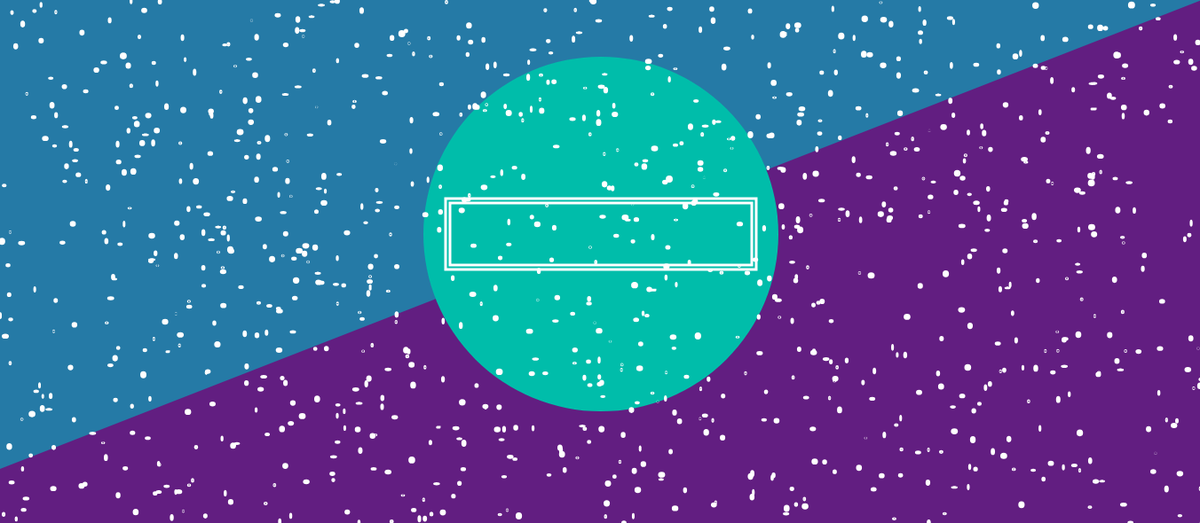
Frame 1 (no input)
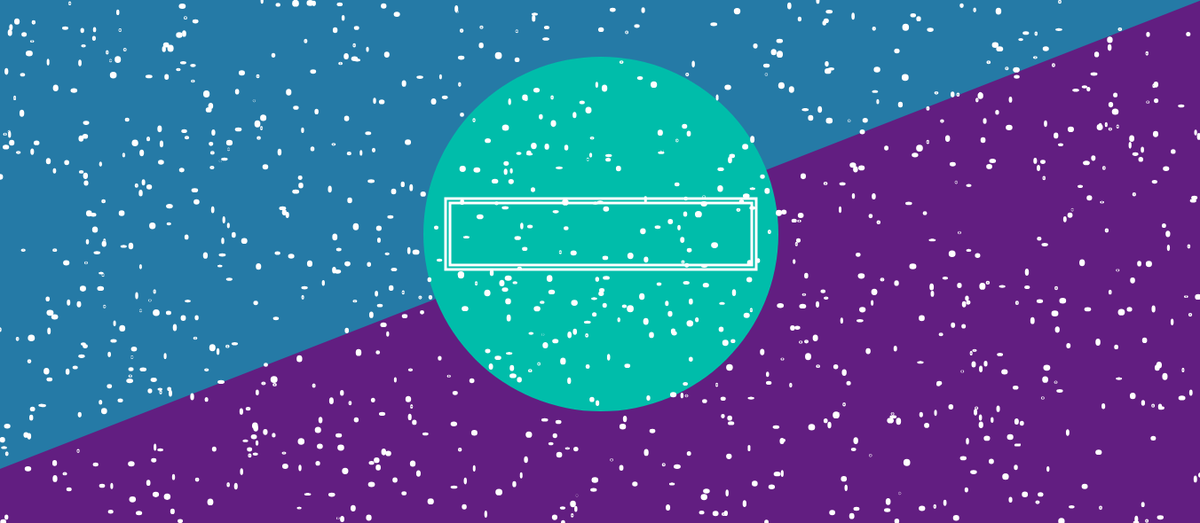
Frame 60 (no input)
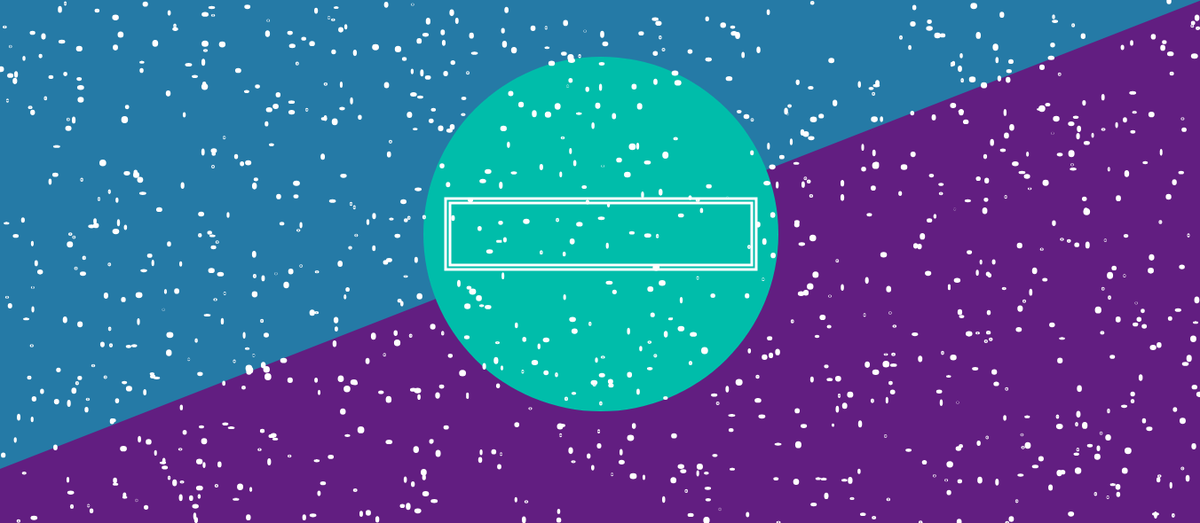
Frame 120 (the mouse pressed at the canvas centre since frame 60)

The p5.js sketch that drew these frames (run headless with seeded random() and noise() and a simulated clock; from frame 60 on, the mouse is pressed at the canvas centre):

// p5.js sketch
// ── sketch.js
function setup() {
  createCanvas(1352,590);
}

function draw() {
  background('#621e81');
  noStroke();
  fill('#257aa6');
  triangle(0,0,1354,0,0,529);
  fill('#00bdaa');
  ellipse(677,264,400,400);
  rectMode(CENTER);
  noFill();
  stroke('white');
  strokeWeight(3);
  rect(677,264,350,80);
  noFill();
  stroke('white');
  rect(677,264,340,70);
  for(i=0;i<1000;i++){
   fill('white');
    ellipse(random(1354),random(590),random(5),random(5));
    
  }
}
